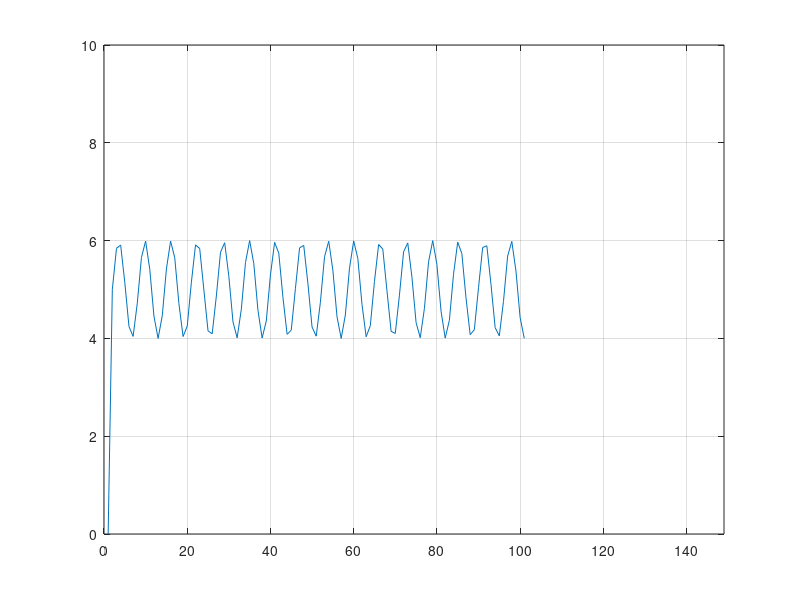

MATLAB code for this plot:
t = 0 ;
x = 0 ;
startSpot = 0;
interv = 100 ; % considering 1000 samples
step = 1 ; % lowering step has a number of cycles and then acquire more data
while ( t <interv )
    b = sin(t)+5;
    x = [ x, b ];
    plot(x) ;
      if ((t/step)-500 < 0)
          startSpot = 0;
      else
          startSpot = (t/step)-500;
      end
      axis([ startSpot, (t/step+50), 0 , 10 ]);
      grid
      t = t + step;
      drawnow;
      pause(0.01)
  end